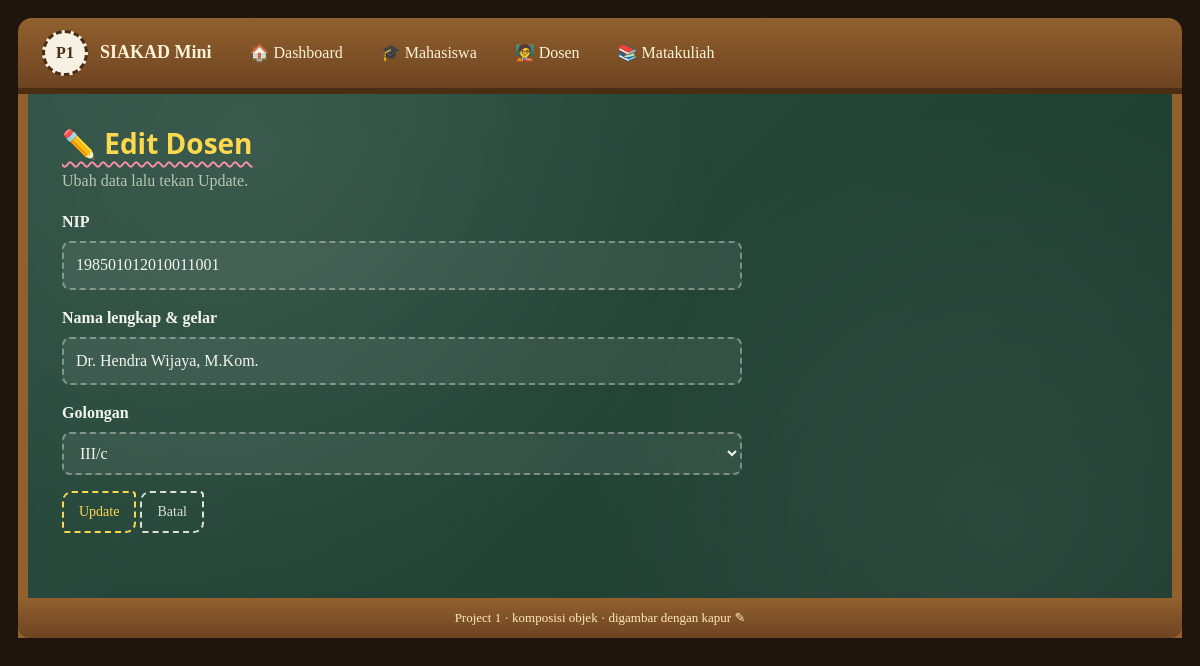
/index.php?page=dosen_edit&id=1, run on the app's committed database.
### tables this page shows
CREATE TABLE IF NOT EXISTS tb_dosen (
      dosen_id INT(11) NOT NULL AUTO_INCREMENT,
      dosen_nip VARCHAR(25) NOT NULL,
      dosen_nama VARCHAR(100) NOT NULL,
      dosen_golongan VARCHAR(100) DEFAULT NULL,
      PRIMARY KEY(dosen_id),
      UNIQUE KEY(dosen_nip)
);

### app/Koneksi.php (called while the page is built)
<?php
class Koneksi
{
    private PDO $db;
    public function __construct()
    {
        try {
            $this->db = new PDO(
                "mysql:host=localhost;dbname=db_projek1_si2;charset=utf8mb4", "root", "",
                [
                    PDO::ATTR_ERRMODE            => PDO::ERRMODE_EXCEPTION,
                    PDO::ATTR_DEFAULT_FETCH_MODE => PDO::FETCH_ASSOC,
                ]
            );
        } catch (PDOException $e) {
            die("Koneksi gagal: " . $e->getMessage());
        }
    }
    public function getKoneksi(): PDO
    {
        return $this->db;
    }
}

### app/Dosen.php (called while the page is built, shortened)
<?php
class Dosen
{
    private PDO $db;
    public function __construct(Koneksi $k)
    {
        $this->db = $k->getKoneksi();
    }
    public function edit($id)
    {
        $stmt = $this->db->prepare("SELECT * FROM tb_dosen WHERE dosen_id = :id");
        $stmt->execute([':id' => $id]);
        return $stmt->fetch();
    }
}

### dosen_edit.php (the view, shortened to what this page needs)
<?php
require_once "app/Koneksi.php";
require_once "app/Dosen.php";
$koneksi = new Koneksi();
$dosen = new Dosen($koneksi);
$row = $dosen->edit($_GET['id'] ?? 0);
?>
<h2>✏️ Edit Dosen</h2>
<p class="sub">Ubah data lalu tekan Update.</p>
<form action="dosen_proses.php?action=update" method="post">
    <div class="mb-3">
        <label for="dosen_nip" class="form-label">NIP</label>
        <input type="text" id="dosen_nip" class="form-control" name="dosen_nip" value="<?php echo e($row['dosen_nip'] ?? ''); ?>" placeholder="18 digit NIP" required>
    </div>
    <div class="mb-3">
        <label for="dosen_nama" class="form-label">Nama lengkap & gelar</label>
        <input type="text" id="dosen_nama" class="form-control" name="dosen_nama" value="<?php echo e($row['dosen_nama'] ?? ''); ?>" placeholder="Nama dosen" required>
    </div>
    <div class="mb-3">
        <label for="dosen_golongan" class="form-label">Golongan</label>
        <select id="dosen_golongan" class="form-control" name="dosen_golongan"><option value="III/c" <?php echo ((string) ($row['dosen_golongan'] ?? '') === 'III/c') ? 'selected' : ''; ?>>III/c</option></select>
    </div>
    <button type="submit" name="update" class="btn">Update</button>
    <a href="index.php?page=dosen" class="btn btn-secondary">Batal</a>
</form>

### assets/css/style.css (style rules this page uses)
:root { --bg:#fff;--panel:#fff;--ink:#222;--mut:#777;--line:#ddd;--pri:#0a7c70;--pri-ink:#fff;--danger:#d64545;--ok:#2f9e5b;--warn:#e0a21a;--r:10px; --font:"Segoe UI",system-ui,Arial,sans-serif;--head:var(--font) }
* { box-sizing:border-box }
body { margin:0;background:var(--bg);color:var(--ink);font-family:var(--font);line-height:1.55 }
a { color:inherit;text-decoration:none }
h2 { font-family:var(--head);margin:0 0 4px;font-size:28px }
.sub { margin:0 0 16px;color:var(--mut) }
.btn { --c:var(--pri);display:inline-block;padding:8px 15px;color:var(--pri-ink);background:var(--c);border:0;border-radius:8px;cursor:pointer;font:inherit;font-size:14px;transition:.15s }
.btn-secondary { --c:#d5dbe3;color:#222 }
form,.card { max-width:680px }
.mb-3 { margin-bottom:16px }
.form-label { display:block;margin-bottom:6px;font-weight:600 }
.form-control { width:100%;padding:10px 12px;border:1px solid var(--line);border-radius:8px;font:inherit;background:#fff;color:#222 }
.p1 { --bg:#20150d;--panel:rgba(255,255,255,.05);--ink:#f1f5ec;--mut:#b6c6b1;--line:rgba(241,245,236,.38);--pri:#ffd84d;--pri-ink:#2a2610; --font:"Segoe Print","Bradley Hand","Chalkboard SE","Comic Sans MS",cursive }
.p1 h2 { color:#ffd84d;text-decoration:underline wavy #ff8fb1;text-underline-offset:7px;text-decoration-thickness:2px }
.p1 .btn { background:transparent;color:var(--c);border:2px dashed var(--c);border-radius:10px 4px 10px 4px }
.p1 .btn-secondary { --c:#d9e2d3 }
.p1 .form-control,.p1 .cari { background:rgba(255,255,255,.07);color:var(--ink);border:2px dashed var(--line) }
.p1 option { background:#1d3a2f;color:#f1f5ec }

### data on the page
tb_dosen: dosen_nip "198501012010011001", dosen_nama "Dr. Hendra Wijaya, M.Kom.", dosen_golongan "III/c"
